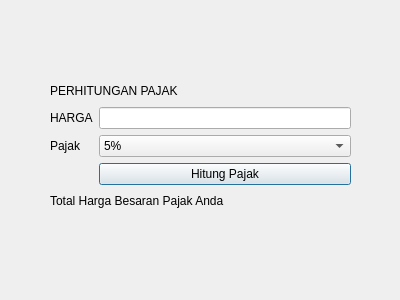
<?xml version="1.0" encoding="UTF-8"?>
<ui version="4.0">
 <class>Dialog</class>
 <widget class="QDialog" name="Dialog">
  <property name="geometry">
   <rect>
    <x>0</x>
    <y>0</y>
    <width>400</width>
    <height>300</height>
   </rect>
  </property>
  <property name="windowTitle">
   <string>Dialog</string>
  </property>
  <widget class="QWidget" name="">
   <property name="geometry">
    <rect>
     <x>50</x>
     <y>81</y>
     <width>301</width>
     <height>130</height>
    </rect>
   </property>
   <layout class="QGridLayout" name="gridLayout">
    <item row="0" column="0" colspan="2">
     <widget class="QLabel" name="label">
      <property name="text">
       <string>PERHITUNGAN PAJAK</string>
      </property>
     </widget>
    </item>
    <item row="1" column="0">
     <widget class="QLabel" name="label_2">
      <property name="text">
       <string>HARGA</string>
      </property>
     </widget>
    </item>
    <item row="1" column="1">
     <widget class="QLineEdit" name="lineEditHarga"/>
    </item>
    <item row="2" column="0">
     <widget class="QLabel" name="label_3">
      <property name="text">
       <string>Pajak</string>
      </property>
     </widget>
    </item>
    <item row="2" column="1">
     <widget class="QComboBox" name="lineEditPajak">
      <item>
       <property name="text">
        <string>5%</string>
       </property>
      </item>
      <item>
       <property name="text">
        <string>10%</string>
       </property>
      </item>
      <item>
       <property name="text">
        <string>15%</string>
       </property>
      </item>
     </widget>
    </item>
    <item row="3" column="1">
     <widget class="QPushButton" name="pushButton">
      <property name="text">
       <string>Hitung Pajak</string>
      </property>
     </widget>
    </item>
    <item row="4" column="0" colspan="2">
     <widget class="QLabel" name="label_4">
      <property name="text">
       <string>Total Harga Besaran Pajak Anda</string>
      </property>
     </widget>
    </item>
   </layout>
  </widget>
 </widget>
 <resources/>
 <connections>
  <connection>
   <sender>pushButton</sender>
   <signal>clicked()</signal>
   <receiver>lineEditPajak</receiver>
   <slot>clearEditText()</slot>
   <hints>
    <hint type="sourcelabel">
     <x>192</x>
     <y>177</y>
    </hint>
    <hint type="destinationlabel">
     <x>291</x>
     <y>141</y>
    </hint>
   </hints>
  </connection>
 </connections>
</ui>
